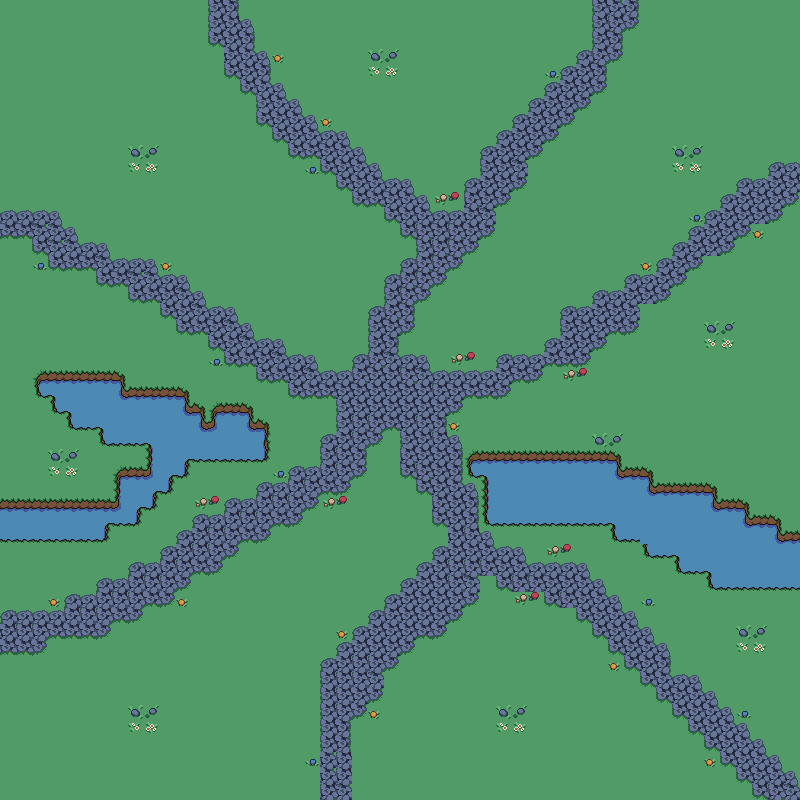

A 2D game scene composited from a Tiled map and its tileset images. What follows is a short description and the map's XML, with each tile layer's data collapsed to a summary:
An orthogonal 50x50 tile map with 16x16 px tiles, 4 tile layers (background, path, decor, water), 4 tilesets.

<map version="1.10" tiledversion="1.11.2" orientation="orthogonal" renderorder="right-down" width="50" height="50" tilewidth="16" tileheight="16" infinite="0" nextlayerid="5" nextobjectid="1">
 <tileset firstgid="1" source="../tilesets/grass.tsx" />
 <tileset firstgid="2" source="../tilesets/plains.tsx" />
 <tileset firstgid="74" source="../tilesets/decor_16x16.tsx" />
 <tileset firstgid="94" source="../tilesets/water1.tsx" />
 <layer id="1" name="background" width="50" height="50">
  <data>[2500 cells, 2500 non-empty, 1 distinct tile ids]</data>
 </layer>
 <layer id="2" name="path" width="50" height="50">
  <data>[2500 cells, 523 non-empty, 13 distinct tile ids]</data>
 </layer>
 <layer id="3" name="decor" width="50" height="50">
  <data>[2500 cells, 71 non-empty, 8 distinct tile ids]</data>
 </layer>
 <layer id="4" name="water" width="50" height="50">
  <data>[2500 cells, 205 non-empty, 13 distinct tile ids]</data>
 </layer>
</map>
